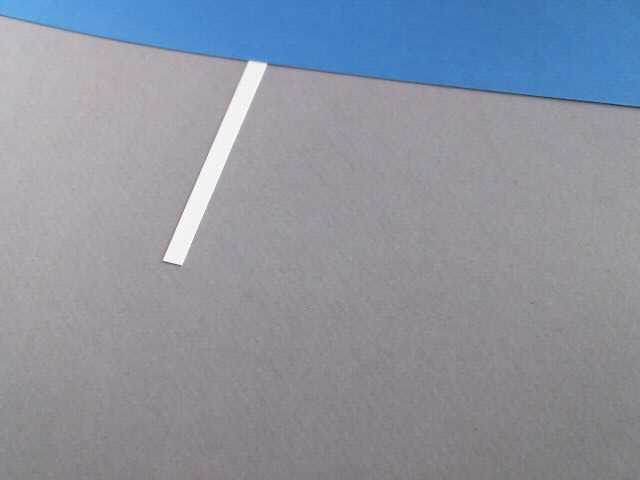
#> input picture r+d/grip/alignment_line_1/alignment_line_w_blue_test_image.jpg, 640 x 480 px
$ python -i jevois_align.py   (imports and definitions only)
#> lines starting #> are read from the running program, lines starting #| are printed output that depends on the picture
import libjevois as jevois
import cv2
import numpy as np
import math
from enum import Enum

class ZogTest:
    def __init__(self):

      self.desaturate_output = None

      self.__blur_type = BlurType.Box_Blur
      self.__blur_radius = 2

      self.blur_output = None

      self.__find_lines_input = self.blur_output

      self.find_lines_output = None

      self.__filter_lines_lines = self.find_lines_output
      self.__filter_lines_min_length = 50.0
      self.__filter_lines_angle = [45.0, 135.0]

      self.filter_lines_output = None

      self.width = 0
      self.height = 0
      self.channels = 0


    def process(self, inframe, outframe):

      img = inframe.getCvBGR()


      # get image attributes
      (self.height, self.width, self.ndims) = img.shape


      # make a greyscalew copy of the image to simplify and speed up line detection

      (self.desaturate_output) = self.__desaturate(img)


      # blur the image to help the line finder to find longer lines
      # and not try to build longer lines through a bunch of short segments

      (self.blur_output) = self.__blur(self.desaturate_output, self.__blur_type,
                                       self.__blur_radius)


      # take the blurred image and find lines

      (self.find_lines_output) = self.__find_lines(self.blur_output)


      # process the lines to leave only those that meet our length and
      # angle criteria
      #
      # right now the minimum line length is fixed at initialization time
      # and is specified in terms of pixels.
      #
      # The original values in this file used a line length of 50 which
      # was proven reasonable based on a trial and error testing with an
      # image resolution of 320X240 pixels.  This means we are using a
      # minimum line length of about 20% of the vertical image resolution.
      #
      # We set the line length for the lien filtering operation accordingly.

      self.__filter_lines_min_length = round(height * 0.20)

      (self.filter_lines_output) = self.__filter_lines(self.find_lines_output,
                                                       self.__filter_lines_min_length,
                                                       self.__filter_lines_angle)


      # highlight the lines that met the filtering criteria in the camera captured
      # image (original image - not any of the processed copies)
      #
      # white (255,255,255)
      # pixel width of the line - set to .5% of the horizontal resolution which
      # gives us a 3 pixel wide line @ 640 and a singe @ 320
      #
      # In addition to highlighting the lines in the original image, we output
      # a formatted string to the console for further processing
      #
      # Format:
      #
      # "Xres X Yres: x1, y1 -> x2, y2 - length @ angle"
      #
      # Example:
      #
      # "320 X 240: 105, 66 -> 112, 114 - 48 @ 80"
      #
      # Depending on how the lines are found, the start and of the lines and
      # the corresponding angles are not consistent
      #
      # The angles are accurate but parallel lines could be reported as either
      # 94 or -86 degrees; to keep things consistent, we check the angle and
      # if it's negative, we normalize it by adding 180 degrees and swap
      # x1, y1 and x2, y2 in the output

      for line in self.filter_lines_output:
          cv2.line(img, (line.x1, line.y1), (line.x2, line.y2), (255, 255, 255),
                   int(float(width) * 0.005), 8, 0)

          if (int(line.angle()) >= 0):
              jevois.sendSerial(str(width) + " X " + str(height) + ": " +
                                str(int(line.x1)) + ", " + str(int(line.y1)) + " -> " +
                                str(int(line.x2)) + ", " + str(int(line.y2)) + " - " +
                                str(int(line.length())) + " @ " + str(int(line.angle())))
          else:
              jevois.sendSerial(str(width) + " X " + str(height) + ": " +
                                str(int(line.x2)) + ", " + str(int(line.y2)) + " -> " +
                                str(int(line.x1)) + ", " + str(int(line.y1)) + " - " +
                                str(int(line.length())) + " @ " + str(int(line.angle()) + 180))

      # send the original, ful color, unblurred image with the lines highlighted
      # to the USB output

      outframe.sendCv(img)


    # [42 lines left out: functions __desaturate, __blur, not called in this run]


    class Line:

        # [5 lines left out: function __init__, not called in this run]

        def length(self):
            return np.sqrt(pow(self.x2 - self.x1, 2) + pow(self.y2 - self.y1, 2))

        def angle(self):
            return math.degrees(math.atan2(self.y2 - self.y1, self.x2 - self.x1))


    # [43 lines left out: functions __find_lines, __filter_lines, not called in this run]


BlurType = Enum('BlurType', 'Box_Blur Gaussian_Blur Median_Filter Bilateral_Filter')

>>> import cv2
>>> picture = cv2.imread('alignment_line_w_blue_test_image.jpg', cv2.IMREAD_GRAYSCALE)
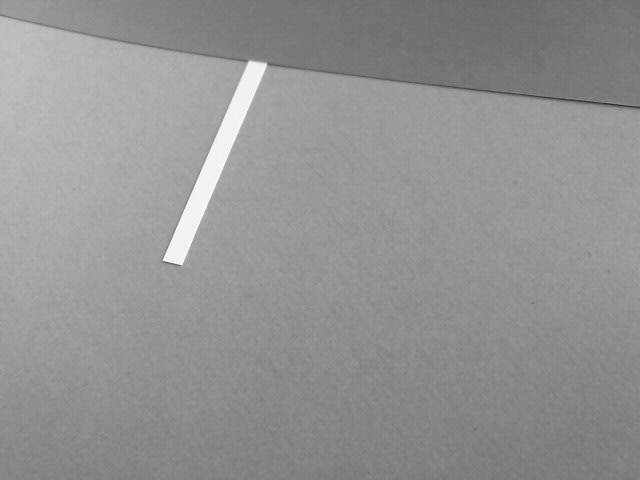
#> picture: shape (480, 640); min 43, max 254, mean 147
>>> result = ZogTest().process(picture, 'out.png')
#> (the run stopped early here; a loop or call above may not have finished)
